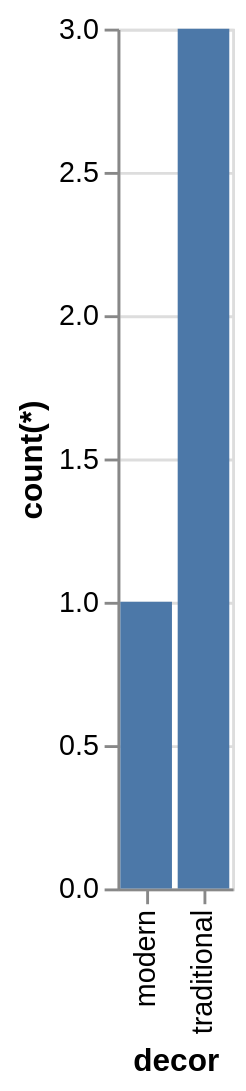

The specification (Vega-Lite) saved for this image:
### Vega-Lite specification from a JSON file in a GitHub repository (floating-point values rounded to 4 significant figures)
{"data": {"values": [{"x_data": "modern", "y_data": 1}, {"x_data": "traditional", "y_data": 3}]}, "mark": "bar", "encoding": {"x": {"field": "x_data", "type": "nominal", "title": "decor", "sort": {"op": "sum", "field": "y_data", "order": "ascending"}}, "y": {"field": "y_data", "type": "quantitative", "title": "count(*)"}}}
